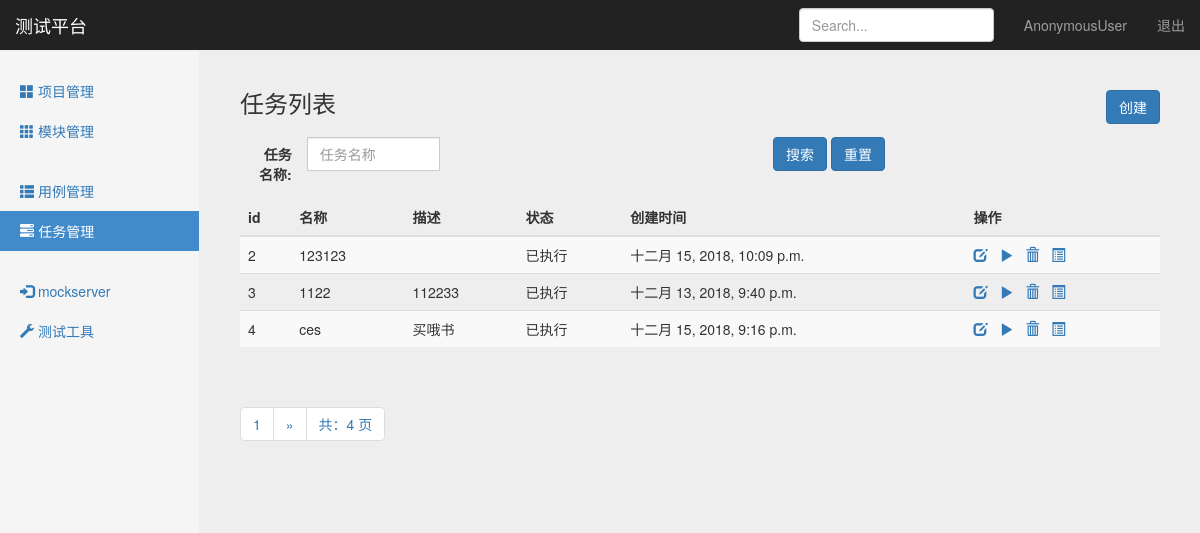
Page /interface/task_manage/ on the earlier database version.
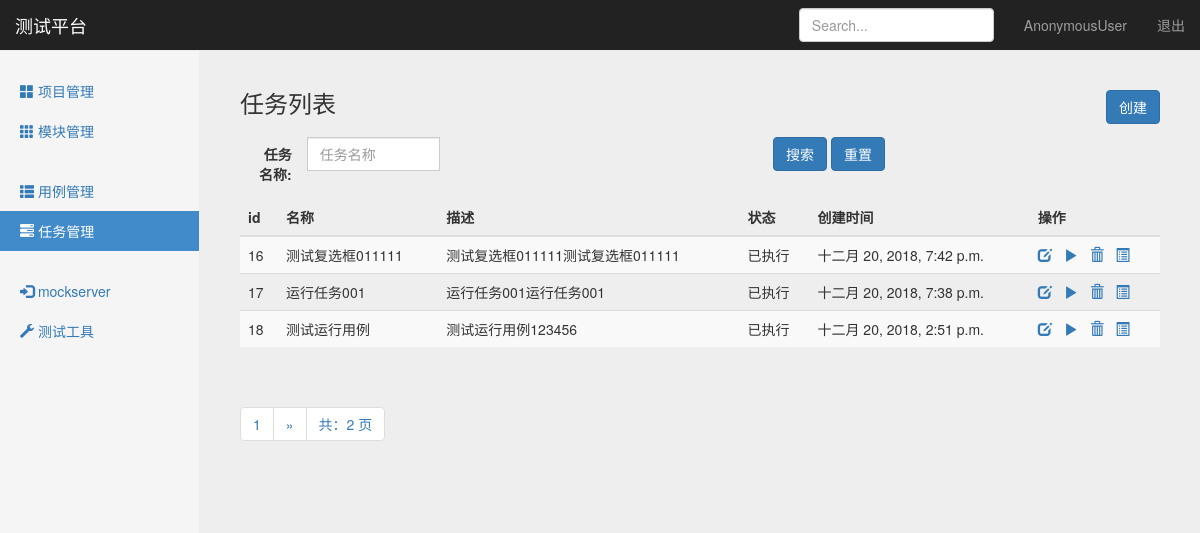
Same page on the later database version.
### interface_app/models.py (models this page shows, shortened)
class TestTask(models.Model):
    name = models.CharField("名称",max_length=100,blank=False,default="")
    describe = models.TextField("描述", default="")
    status = models.IntegerField("状态", default=0)   #未执行、执行中、排队中、执行结束...
    cases = models.TextField("关联用例", default="")
    create_time = models.DateTimeField("创建时间", auto_now=True)

### interface_app/views/testtask_views.py (the view)
# urls.py: path('task_manage/',testtask_views.task_manage),
def task_manage(request):
    testtasks = TestTask.objects.all().order_by("id")
    paginator = Paginator(testtasks, 3)  #每页3条数据
    page = request.GET.get('page')
    try:
        contacts = paginator.page(page)
    except PageNotAnInteger:
        contacts = paginator.page(1)  # 如果页数不是整型, 取第一页
    except EmptyPage:
        contacts = paginator.page(paginator.num_pages)  #如果页数超出查询范围，取最后一页
    if request.method == 'GET':
        return render(request,"task_manage.html",{"type":"list","testtasks":contacts})
    else:
        return HttpResponse("404")

### templates/task_manage.html (shortened to what this page needs)
{% extends "base.html" %}
{% block content %}
    <nav class="navbar navbar-inverse navbar-fixed-top">
      <div class="container-fluid">
        <div class="navbar-header">
          <a class="navbar-brand" href="#">测试平台</a>
        </div>
        <div id="navbar" class="navbar-collapse collapse">
          <ul class="nav navbar-nav navbar-right">
            <li><a href="#">{{ user }}</a></li>
            <li><a href="/logout">退出</a></li>
          </ul>
          <form class="navbar-form navbar-right">
            <input type="text" class="form-control" placeholder="Search...">
          </form>
        </div>
      </div>
    </nav>
    <div class="container-fluid">
      <div class="row">
        <div class="col-sm-3 col-md-2 sidebar">
          <ul class="nav nav-sidebar">
            <li><a href="/manage/project_manage/">
                <span class="glyphicon glyphicon-th-large"></span> 项目管理</a>
            </li>
            <li><a href="/manage/module_manage/">
                <span class="glyphicon glyphicon-th"></span> 模块管理</a>
            </li>
          </ul>
          <ul class="nav nav-sidebar">
            <li><a href="/interface/case_manage/">
                <span class="glyphicon glyphicon-th-list"></span> 用例管理</a>
            </li>
            <li class="active"><a href="/interface/task_manage/">
                <span class="glyphicon glyphicon-tasks"></span> 任务管理</a>
            </li>
          </ul>
          <ul class="nav nav-sidebar">
            <li><a href="#">
                <span class="glyphicon glyphicon-log-in"></span> mockserver</a>
            </li>
            <li><a href="#">
                <span class="glyphicon glyphicon-wrench"></span> 测试工具</a>
            </li>
          </ul>
        </div>
        {% if type == 'list' %}
        <div class="col-sm-9 col-sm-offset-3 col-md-10 col-md-offset-2 main">
          <h3 class="sub-header">任务列表
            <button type="button" class="btn btn-primary" id="CreateButton"
                    style="float: right;"
                    onclick="window.location.href='/interface/add_task/'">创建</button>
          </h3>
          <div class="table-responsive">
            <form method="get" class="form-horizontal" action="/interface/search_task_name/" data-bv-message="This value is not valid" data-bv-feedbackicons-valid="glyphicon glyphicon-ok" data-bv-feedbackicons-invalid="glyphicon glyphicon-remove" data-bv-feedbackicons-validating="glyphicon glyphicon-refresh">
              <div class="row margin-bottom-10 margin-top-10 text_field">
                <div class="col-lg-12 col-md-12 col-sm-12 col-xs-12" style="text-align: right;">
                    <div class="form-group col-lg-3 col-md-3 col-sm-3">
                      <label class="col-lg-4 col-md-4 col-sm-5 control-label no-padding-right" style=" padding-left: 13px;">任务名称:</label>
                      <div class="input-group col-lg-8 col-md-8 col-sm-7">
                        <input autocomplete="off" type="text" class="form-control" name="task_name" placeholder="任务名称">
                      </div>
                    </div>
                  <div class="col-sm-6" style="text-align: right;">
                    <button type="submit" class="btn btn-primary margin-top-10">搜索</button>
                    <button type="submit" class="btn btn-primary margin-top-10">重置</button>
                  </div>
                </div>
              </div>
            </form>
            <table class="table table-striped" id="list">
              <thead>
                <tr>
                  <th>id</th>
                  <th>名称</th>
                  <th>描述</th>
                  <th>状态</th>
                  <th>创建时间</th>
                  <th>操作</th>
                </tr>
              </thead>
              <tbody>
                {% for task in testtasks %}
                <tr>
                  <td>{{ task.id }}</td>
                  <td>{{ task.name }}</td>
                  <td>{{ task.describe }}</td>
                  {% if task.status == 2 %}
                  <td>已执行</td>
                  {% endif%}
                  <td>{{ task.create_time }}</td>
                  <td>
                      <a href="/interface/task_edit/{{ task.id }}/" id="edit" style="margin-right: 8px;">
                          <span class="glyphicon glyphicon-edit"></span>
                      </a>
                      <a href="#" onclick="RunTask('{{ task.id }}')" id="runTask" style="margin-right: 8px;">
                          <span class="glyphicon glyphicon-play"></span>
                      </a>
                      <a href="#" onclick="DeleteTask('{{ task.id }}')" id="delete" style="margin-right: 8px;">
                          <span class="glyphicon glyphicon-trash"></span>
                      </a>
                      <a href="/interface/task_result_list/{{ task.id }}/" id="taskTesult">
                          <span class="glyphicon glyphicon-list-alt"></span>
                      </a>
                  </td>
                </tr>
                {% endfor %}
              </tbody>
            </table>
          </div>
            <div class="pagination">
                <span class="step-links">
                    <ul class="pagination">
                        <li><a href="#">{{ testtasks.number }}</a></li>
                        {% if testtasks.has_next %}
                            {% if task_name %}
                                <li><a href="?task_name={{ task_name }}&page={{ testtasks.next_page_number }}">&raquo;</a></li>
                            {% else %}
                                <li><a href="?page={{ testtasks.next_page_number }}">&raquo;</a></li>
                            {% endif %}
                        {% endif %}
                        <li><a href="#">共：{{ testtasks.paginator.num_pages }} 页</a></li>
                    </ul>
                </span>
            </div>
        </div>
        {% endif %}
      </div>
    </div>
{% endblock %}

### templates/base.html (shortened to what this page needs)
<!DOCTYPE html>
<html lang="zh-CN">
  <head>
    {% load static %}
    <link rel="stylesheet" type="text/css" href="{% static "css/bootstrap.min.css" %}">
    <link rel="stylesheet" type="text/css" href="{% static "css/signin.css" %}">
    <link rel="stylesheet" type="text/css" href="{% static "css/dashboard.css" %}">
    <link rel="stylesheet" type="text/css" href="{% static "image/index.jpg" %}">
  </head>
  <body>
    {% block content %}{% endblock %}
  </body>
</html>

### static/css/signin.css (style rules this page uses)
body { padding-top: 40px; padding-bottom: 40px; background-color: #eee; }

### static/css/dashboard.css (style rules this page uses)
body { padding-top: 50px; }
.sub-header { padding-bottom: 10px; border-bottom: 1px solid #eee; }
.navbar-fixed-top { border: 0; }
.sidebar { display: none; }
@media (min-width: 768px) { .sidebar { position: fixed; top: 51px; bottom: 0; left: 0; z-index: 1000; display: block; padding: 20px; overflow-x: hidden; overflow-y: auto; background-color: #f5f5f5; border-right: 1px solid #eee; } }
.nav-sidebar { margin-right: -21px; margin-bottom: 20px; margin-left: -20px; }
.nav-sidebar > li > a { padding-right: 20px; padding-left: 20px; }
.nav-sidebar > .active > a, .nav-sidebar > .active > a:hover, .nav-sidebar > .active > a:focus { color: #fff; background-color: #428bca; }
.main { padding: 20px; }
@media (min-width: 768px) { .main { padding-right: 40px; padding-left: 40px; } }

Differences in the rows shown:
removed TestTask: id "2", name "123123", status "已执行", create_time "十二月 15, 2018, 10:09 p.m."
removed TestTask: id "3", name "1122", describe "112233", status "已执行", create_time "十二月 13, 2018, 9:40 p.m."
removed TestTask: id "4", name "ces", describe "买哦书", status "已执行", create_time "十二月 15, 2018, 9:16 p.m."
added TestTask: id "16", name "测试复选框011111", describe "测试复选框011111测试复选框011111", status "已执行", create_time "十二月 20, 2018, 7:42 p.m."
added TestTask: id "17", name "运行任务001", describe "运行任务001运行任务001", status "已执行", create_time "十二月 20, 2018, 7:38 p.m."
added TestTask: id "18", name "测试运行用例", describe "测试运行用例123456", status "已执行", create_time "十二月 20, 2018, 2:51 p.m."
Other differences:
{{ testtasks.paginator.num_pages }}: "4" → "2"
